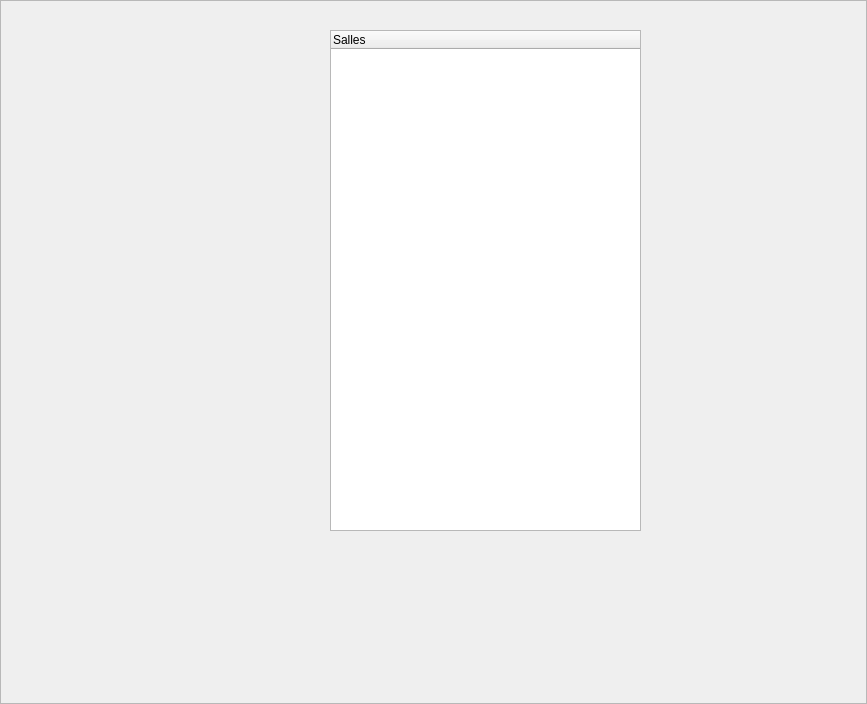
<?xml version="1.0" encoding="UTF-8"?>
<ui version="4.0">
 <class>SalleFram</class>
 <widget class="QFrame" name="SalleFram">
  <property name="geometry">
   <rect>
    <x>0</x>
    <y>0</y>
    <width>867</width>
    <height>704</height>
   </rect>
  </property>
  <property name="windowTitle">
   <string>Frame</string>
  </property>
  <property name="frameShape">
   <enum>QFrame::StyledPanel</enum>
  </property>
  <property name="frameShadow">
   <enum>QFrame::Raised</enum>
  </property>
  <widget class="QWidget" name="horizontalLayoutWidget_2">
   <property name="geometry">
    <rect>
     <x>330</x>
     <y>30</y>
     <width>311</width>
     <height>501</height>
    </rect>
   </property>
   <layout class="QGridLayout" name="mainLayout">
    <item row="0" column="1">
     <layout class="QGridLayout" name="userLayout"/>
    </item>
    <item row="0" column="0">
     <widget class="QTreeWidget" name="treeWidget">
      <column>
       <property name="text">
        <string>Salles</string>
       </property>
      </column>
     </widget>
    </item>
   </layout>
  </widget>
  <zorder>horizontalLayoutWidget_2</zorder>
  <zorder>treeWidget</zorder>
 </widget>
 <resources/>
 <connections/>
</ui>
